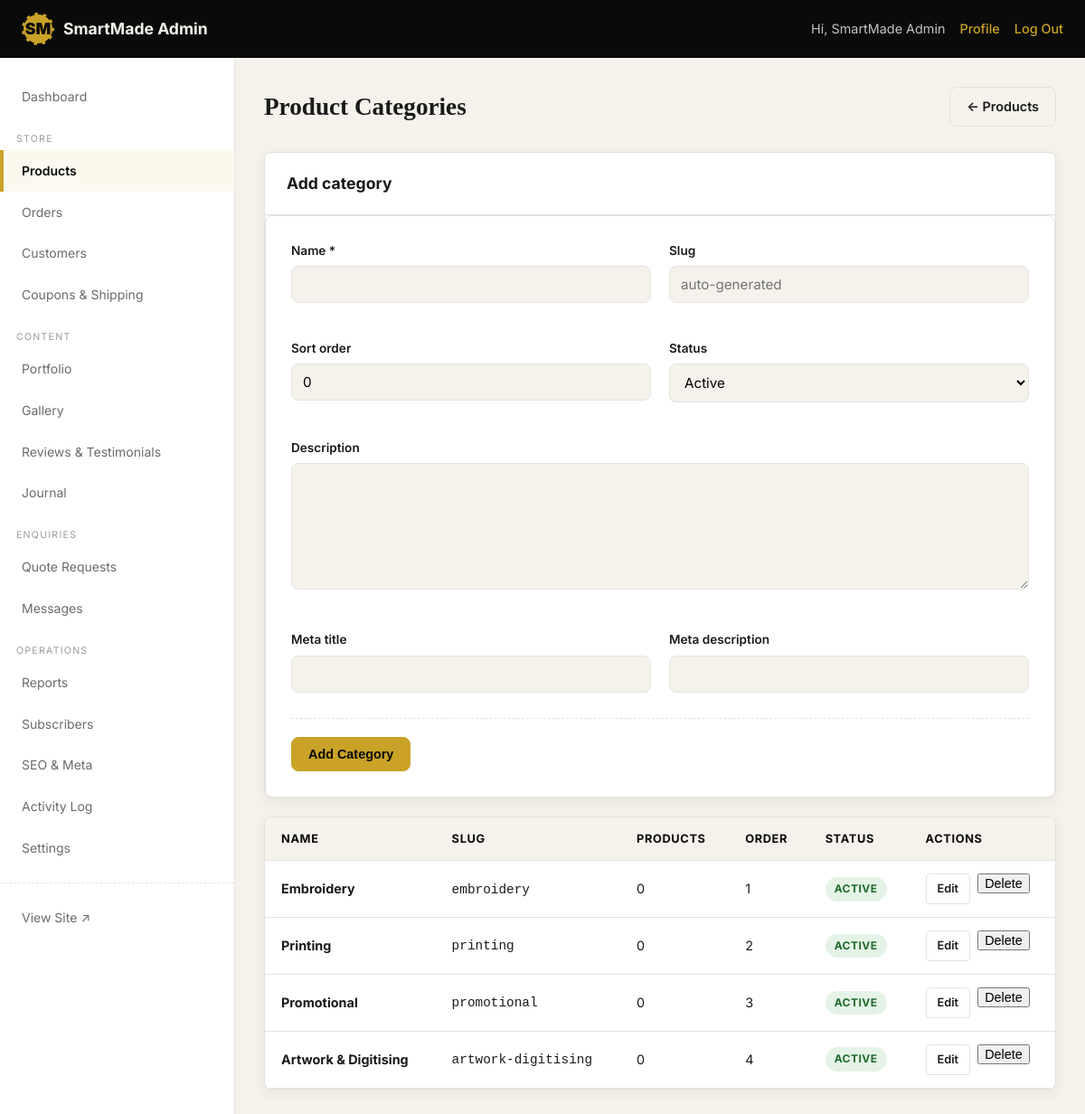
The app's page /admin/product_categories.php (signed in) with its own data.
### tables this page shows
CREATE TABLE `product_categories` (
  `id` int(11) UNSIGNED NOT NULL AUTO_INCREMENT,
  `parent_id` int(11) UNSIGNED DEFAULT NULL,
  `name` varchar(120) NOT NULL,
  `slug` varchar(140) NOT NULL,
  `description` text DEFAULT NULL,
  `image` varchar(255) DEFAULT NULL,
  `sort_order` int(11) NOT NULL DEFAULT 0,
  `status` enum('active','hidden') NOT NULL DEFAULT 'active',
  `meta_title` varchar(200) DEFAULT NULL,
  `meta_description` text DEFAULT NULL,
  `created_at` datetime NOT NULL DEFAULT current_timestamp(),
  `updated_at` datetime NOT NULL DEFAULT current_timestamp() ON UPDATE current_timestamp(),
  PRIMARY KEY (`id`),
  UNIQUE KEY `uq_pcat_slug` (`slug`),
  KEY `idx_pcat_parent` (`parent_id`),
  KEY `idx_pcat_status` (`status`),
  CONSTRAINT `fk_pcat_parent` FOREIGN KEY (`parent_id`) REFERENCES `product_categories` (`id`) ON DELETE SET NULL
);

### includes/functions.php (called while the page is built, shortened)
<?php
function e(string $text): string {
    return htmlspecialchars($text, ENT_QUOTES | ENT_SUBSTITUTE, 'UTF-8');
}

### admin/product_categories.php (the view, shortened to what this page needs)
<?php
require_once __DIR__ . '/../includes/admin_header.php';
$editing = null;
$categories = $pdo->query("
    SELECT c.*, (SELECT COUNT(*) FROM products p WHERE p.category_id = c.id) AS product_count
    FROM product_categories c
    ORDER BY c.sort_order ASC, c.name ASC
")->fetchAll();
?>
<div class="admin-page-header">
    <h1 class="admin-page-title">Product Categories</h1>
    <a href="<?= SITE_URL ?>/admin/products.php" class="admin-btn admin-btn-secondary">← Products</a>
</div>
<div class="admin-card reveal" style="margin-bottom:20px;">
    <div class="admin-card-header">
        <h2 class="admin-card-title"><?= $editing ? 'Edit category' : 'Add category' ?></h2>
    </div>
    <form action="" method="post" class="admin-form">
        <div class="admin-form-grid">
            <div class="admin-form-group">
                <label for="name">Name *</label>
                <input type="text" id="name" name="name" value="<?= e($editing['name'] ?? '') ?>" required>
            </div>
            <div class="admin-form-group">
                <label for="slug">Slug</label>
                <input type="text" id="slug" name="slug" value="<?= e($editing['slug'] ?? '') ?>" placeholder="auto-generated">
            </div>
            <div class="admin-form-group">
                <label for="sort_order">Sort order</label>
                <input type="number" id="sort_order" name="sort_order" value="<?= (int)($editing['sort_order'] ?? 0) ?>">
            </div>
            <div class="admin-form-group">
                <label for="status">Status</label>
                <select id="status" name="status">
                    <option value="active" <?= (($editing['status'] ?? 'active') === 'active') ? 'selected' : '' ?>>Active</option>
                </select>
            </div>
            <div class="admin-form-group full">
                <label for="description">Description</label>
                <textarea id="description" name="description" rows="3"><?= e($editing['description'] ?? '') ?></textarea>
            </div>
            <div class="admin-form-group">
                <label for="meta_title">Meta title</label>
                <input type="text" id="meta_title" name="meta_title" value="<?= e($editing['meta_title'] ?? '') ?>">
            </div>
            <div class="admin-form-group">
                <label for="meta_description">Meta description</label>
                <input type="text" id="meta_description" name="meta_description" value="<?= e($editing['meta_description'] ?? '') ?>">
            </div>
        </div>
        <div class="admin-form-actions">
            <button type="submit" class="admin-btn admin-btn-primary"><?= $editing ? 'Save Category' : 'Add Category' ?></button>
        </div>
    </form>
</div>
<div class="admin-card reveal">
    <div class="admin-table-wrap">
        <table class="admin-table">
            <thead><tr><th>Name</th><th>Slug</th><th>Products</th><th>Order</th><th>Status</th><th>Actions</th></tr></thead>
            <tbody>
                <?php if (empty($categories)): ?>
                    <tr><td colspan="6" class="admin-empty">No categories yet.</td></tr>
                <?php else: ?>
                    <?php foreach ($categories as $cat): ?>
                        <tr>
                            <td><strong><?= e($cat['name']) ?></strong></td>
                            <td><code><?= e($cat['slug']) ?></code></td>
                            <td><?= (int)$cat['product_count'] ?></td>
                            <td><?= (int)$cat['sort_order'] ?></td>
                            <td><span class="badge badge-<?= $cat['status'] === 'active' ? 'success' : 'error' ?>"><?= $cat['status'] === 'active' ? 'Active' : 'Hidden' ?></span></td>
                            <td>
                                <div class="admin-table-actions">
                                    <a href="?edit=<?= (int)$cat['id'] ?>">Edit</a>
                                    <form action="" method="post" style="display:inline;" onsubmit="return confirm('Delete this category?');">
                                        <button type="submit" class="link-btn link-btn-danger" style="font-size:inherit;">Delete</button>
                                    </form>
                                </div>
                            </td>
                        </tr>
                    <?php endforeach; ?>
                <?php endif; ?>
            </tbody>
        </table>
    </div>
</div>
<?php include __DIR__ . '/../includes/admin_footer.php'; ?>

### assets/css/admin.css (style rules this page uses)
:root { --admin-black: #0A0A0A; --admin-cream: #F5F2EC; --admin-white: #FFFFFF; --admin-gold: #C9A227; --admin-gold-dark: #A8851D; --admin-text: #1A1A1A; --admin-muted: #6B6B6B; --admin-border: #E5E2DC; --admin-danger: #C62828; --admin-success: #27AE60; --admin-info: #1B3A6B; --admin-sidebar: 260px; --admin-radius: 8px; --admin-shadow: 0 4px 16px rgba(10, 10, 10, 0.06); }
* { box-sizing: border-box; }
body { margin: 0; font-family: 'Inter', -apple-system, BlinkMacSystemFont, sans-serif; font-size: 14px; line-height: 1.55; color: var(--admin-text); background: var(--admin-cream); }
a { color: inherit; text-decoration: none; }
.admin-page-header { display: flex; flex-wrap: wrap; justify-content: space-between; align-items: center; gap: 16px; margin-bottom: 28px; }
.admin-page-title { font-size: 1.7rem; font-weight: 700; margin: 0; font-family: 'Playfair Display', Georgia, serif; }
.admin-btn { display: inline-flex; align-items: center; gap: 8px; padding: 10px 18px; border-radius: var(--admin-radius); font-weight: 600; font-size: 0.9rem; transition: all var(--transition-fast); border: 1.5px solid transparent; }
.admin-btn-primary { background: var(--admin-gold); color: var(--admin-black); border-color: var(--admin-gold); }
.admin-btn-secondary { background: transparent; color: var(--admin-text); border-color: var(--admin-border); }
.admin-card { background: var(--admin-white); border-radius: var(--admin-radius); box-shadow: var(--admin-shadow); border: 1px solid var(--admin-border); overflow: hidden; margin-bottom: 24px; }
.admin-card-header { padding: 20px 24px; border-bottom: 1px solid var(--admin-border); display: flex; justify-content: space-between; align-items: center; gap: 16px; }
.admin-card-title { font-size: 1.1rem; font-weight: 700; margin: 0; }
.admin-table-wrap { overflow-x: auto; }
.admin-table { width: 100%; border-collapse: collapse; font-size: 0.9rem; }
.admin-table th, .admin-table td { padding: 14px 18px; text-align: left; border-bottom: 1px solid var(--admin-border); }
.admin-table th { background: var(--admin-cream); font-weight: 700; color: var(--admin-black); font-size: 0.8rem; text-transform: uppercase; letter-spacing: 0.05em; }
.admin-table-actions { display: flex; gap: 8px; }
.admin-table-actions a { padding: 6px 12px; border-radius: 4px; font-size: 0.8rem; font-weight: 600; border: 1px solid var(--admin-border); transition: all var(--transition-fast); }
.badge { display: inline-block; padding: 4px 10px; border-radius: 999px; font-size: 0.75rem; font-weight: 700; text-transform: uppercase; letter-spacing: 0.04em; }
.admin-form { background: var(--admin-white); border-radius: var(--admin-radius); box-shadow: var(--admin-shadow); border: 1px solid var(--admin-border); padding: 28px; }
.admin-form-grid { display: grid; grid-template-columns: 1fr 1fr; gap: 20px; }
.admin-form-group { margin-bottom: 20px; }
.admin-form-group.full { grid-column: 1 / -1; }
.admin-form label { display: block; font-weight: 600; font-size: 0.85rem; margin-bottom: 6px; }
.admin-form input[type="text"], .admin-form input[type="email"], .admin-form input[type="password"], .admin-form input[type="number"], .admin-form input[type="date"], .admin-form input[type="url"], .admin-form select, .admin-form textarea { width: 100%; padding: 10px 12px; border: 1.5px solid var(--admin-border); border-radius: var(--admin-radius); font-family: inherit; font-size: 0.95rem; background: var(--admin-cream); }
.admin-form textarea { min-height: 140px; resize: vertical; }
.admin-form-actions { display: flex; gap: 12px; margin-top: 8px; padding-top: 20px; border-top: 1px dashed var(--admin-border); }
.badge-success { background: #E4F3E6 !important; color: #1D6B2C !important; }

### records on screen
product_categories: name "Embroidery", slug "embroidery", product_count "0", sort_order "1", status "ACTIVE"
product_categories: name "Printing", slug "printing", product_count "0", sort_order "2", status "ACTIVE"
product_categories: name "Promotional", slug "promotional", product_count "0", sort_order "3", status "ACTIVE"
product_categories: name "Artwork & Digitising", slug "artwork-digitising", product_count "0", sort_order "4", status "ACTIVE"

### other values on screen
$adminName "SmartMade Admin"
